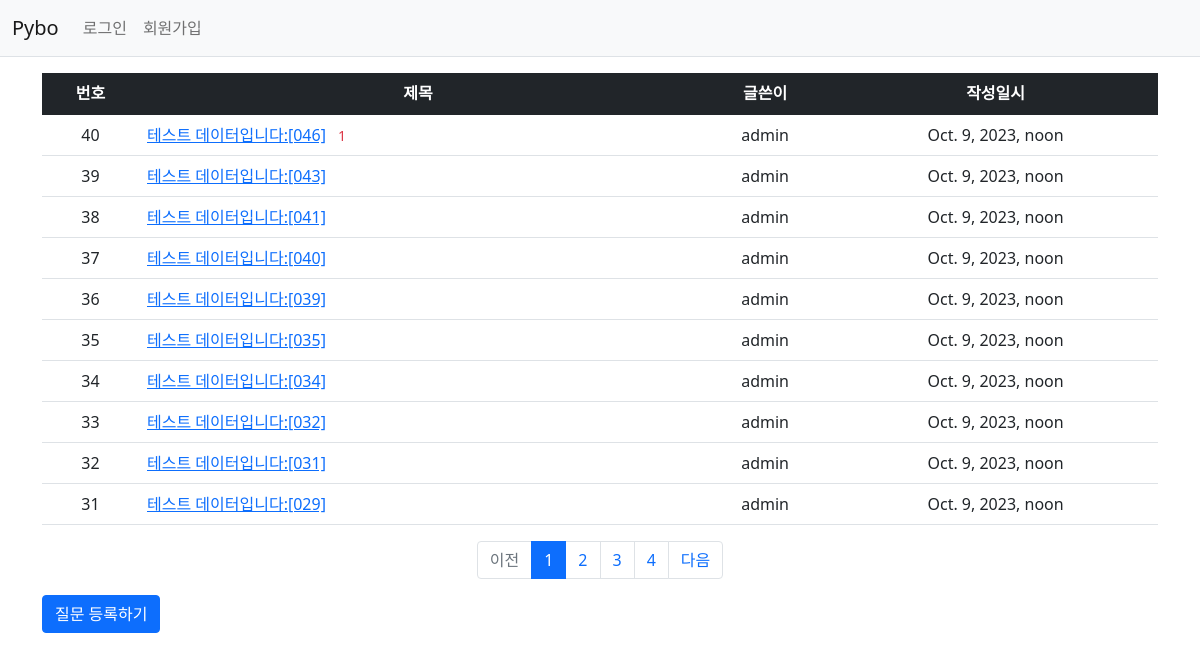
Screenshot of /pybo/ with the database file from the repository.
### pybo/models.py (models this page shows, shortened)
class Question(models.Model):
    author = models.ForeignKey(User, on_delete=models.CASCADE)
    subject = models.CharField(max_length=200)
    content = models.TextField()
    create_date = models.DateTimeField()
    modify_date = models.DateTimeField(null=True, blank=True)

### pybo/views.py (the view)
# urls.py: path('',views.index, name='index'), # '/'에 해당되는 path
def index(request):
    page = request.GET.get('page','1')
    question_list = Question.objects.order_by('-create_date')
    paginator = Paginator(question_list, 10)
    page_obj = paginator.get_page(page)
    context = {'question_list':page_obj}
    return render(request,'pybo/question_list.html',context)

### pybo/templatetags/pybo_filter.py (called while the page is built)
@register.filter
def sub(value,arg):
    return value - arg

### templates/pybo/question_list.html
{% extends 'base.html' %}
{% load pybo_filter %}
{% block content %}
<div class="container my-3">
    <table class="table">
        <thead>
            <tr class="text-center table-dark">
                <th>번호</th>
                <th style="width:50%">제목</th>
                <th>글쓴이</th>
                <th>작성일시</th>
            </tr>
        </thead>
        <tbody>
            {% if question_list %}
            {% for question in question_list %}
            <tr class="text-center">
                <td>
                    {{ question_list.paginator.count|sub:question_list.start_index|sub:forloop.counter0|add:1 }}
                </td>
                <td class="text-start">
                    <a href="{% url 'pybo:detail' question.id %}">{{ question.subject }}</a>
                    {% if question.answer_set.count > 0 %}
                    <span class="text-danger small mx-2">{{ question.answer_set.count }}</span>
                    {% endif %}
                </td>
                <td>{{ question.author.username }}</td>
                <td>{{ question.create_date }}</td>
            </tr>
            {% endfor %}
            {% else %}
            <tr>
                <td colspan="4">질문이 없습니다.</td>
            </tr>
            {% endif %}
        </tbody>
    </table>
     <ul class="pagination justify-content-center">
        {% if question_list.has_previous %}
        <li class="page-item">
            <a class="page-link" href="?page={{ question_list.previous_page_number }}">이전</a>
        </li>
        {% else %}
        <li class="page-item disabled">
            <a class="page-link" tabindex="-1" aria-disabled="true" href="#">이전</a>
        </li>
        {% endif %}
        {% for page_number in question_list.paginator.page_range %}
        {% if page_number >= question_list.number|add:-5 and page_number <= question_list.number|add:5 %}
        {% if page_number == question_list.number %}
        <li class="page-item active" aria-current="page">
            <a class="page-link" href="?page={{ page_number }}">{{ page_number }}</a>
        </li>
        {% else %}
        <li class="page-item">
            <a class="page-link" href="?page={{ page_number }}">{{ page_number }}</a>
        </li>
        {% endif %}
        {% endif %}
        {% endfor %}
        {% if question_list.has_next %}
        <li class="page-item">
            <a class="page-link" href="?page={{ question_list.next_page_number }}">다음</a>
        </li>
        {% else %}
        <li class="page-item disabled">
            <a class="page-link" tabindex="-1" aria-disabled="true" href="#">다음</a>
        </li>
        {% endif %}
    </ul>
    <a href="{% url 'pybo:question_create' %}" class="btn btn-primary">질문 등록하기</a>
</div>
{% endblock %}

### rows the page displays
Question: paginator.count|sub "40", subject "테스트 데이터입니다:[046]", answer_set.count "1", author.username "admin", create_date "Oct. 9, 2023, noon"
Question: paginator.count|sub "39", subject "테스트 데이터입니다:[043]", author.username "admin", create_date "Oct. 9, 2023, noon"
Question: paginator.count|sub "38", subject "테스트 데이터입니다:[041]", author.username "admin", create_date "Oct. 9, 2023, noon"
Question: paginator.count|sub "37", subject "테스트 데이터입니다:[040]", author.username "admin", create_date "Oct. 9, 2023, noon"
Question: paginator.count|sub "36", subject "테스트 데이터입니다:[039]", author.username "admin", create_date "Oct. 9, 2023, noon"
Question: paginator.count|sub "35", subject "테스트 데이터입니다:[035]", author.username "admin", create_date "Oct. 9, 2023, noon"
Question: paginator.count|sub "34", subject "테스트 데이터입니다:[034]", author.username "admin", create_date "Oct. 9, 2023, noon"
Question: paginator.count|sub "33", subject "테스트 데이터입니다:[032]", author.username "admin", create_date "Oct. 9, 2023, noon"
Question: paginator.count|sub "32", subject "테스트 데이터입니다:[031]", author.username "admin", create_date "Oct. 9, 2023, noon"
Question: paginator.count|sub "31", subject "테스트 데이터입니다:[029]", author.username "admin", create_date "Oct. 9, 2023, noon"

### other values shown
{{ page_number }} "1"
{{ page_number }} "2" "3" "4"
